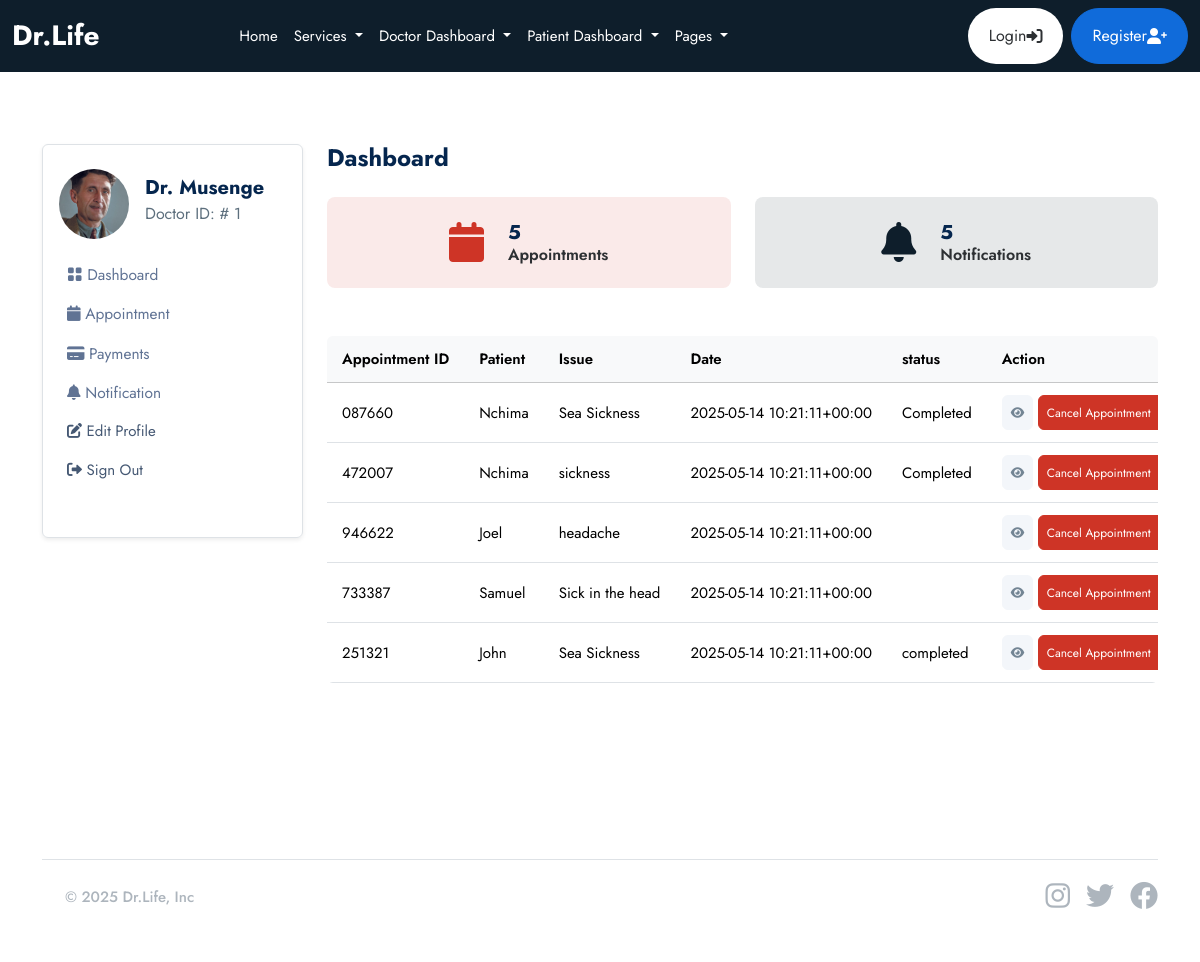
The app's page /doctor/ (signed in), older data.
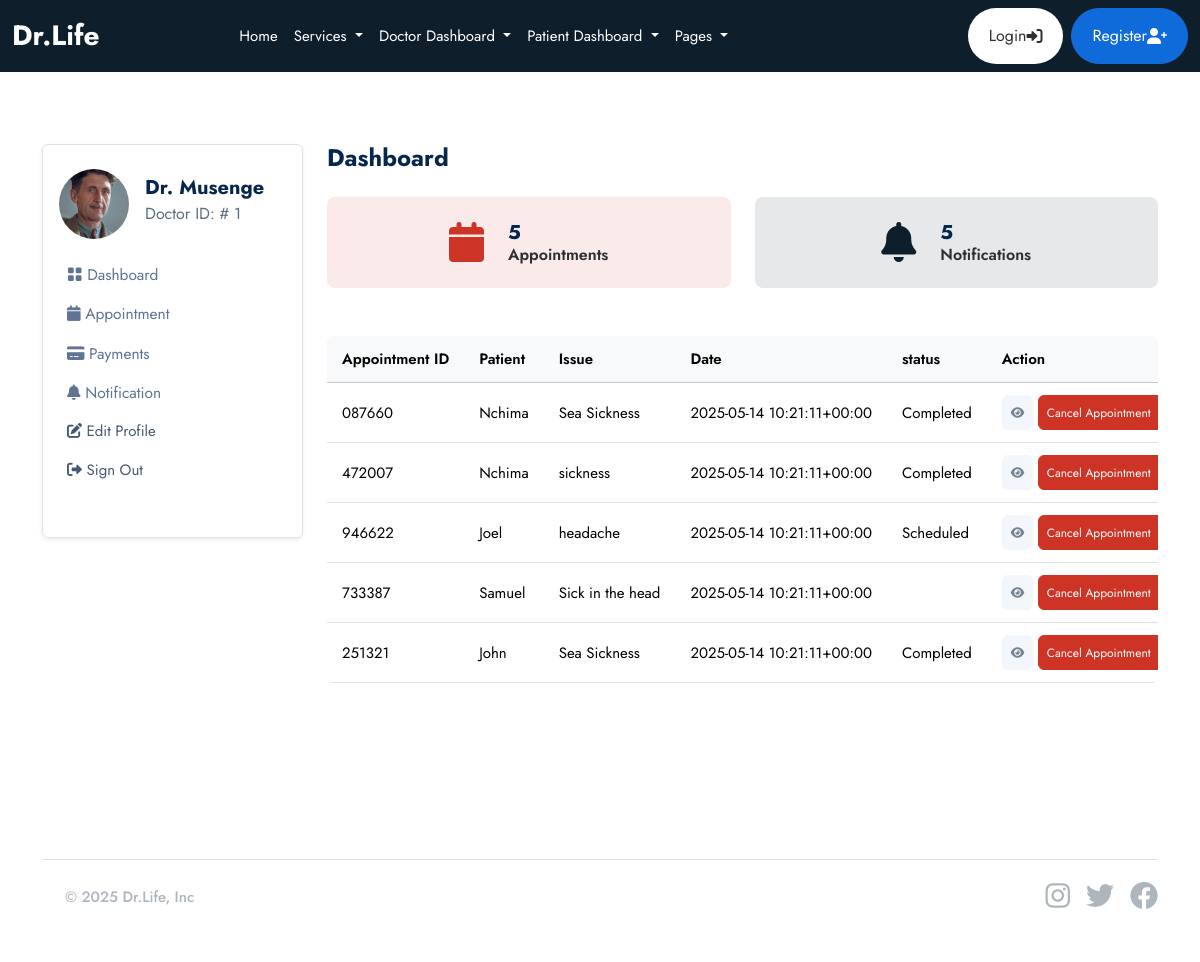
The same page, newer data.
### base/models.py (models this page shows, shortened)
class Appointment(models.Model):
    STATUS = [
        ('Scheduled','Scheduled'),
        ('Completed','Completed'),
        ('Pending','Pending'),
        ('Cancelled','Cancelled'),
    ]
    service = models.ForeignKey(Service, on_delete=models.SET_NULL, null=True, blank=True, related_name='service_app')
    doctor = models.ForeignKey(doctor_models.Doctor, on_delete=models.SET_NULL, null=True, blank=True, related_name='service_app')
    patient = models.ForeignKey(patient_models.Patient, on_delete=models.SET_NULL, null=True, blank=True, related_name='service_app')
    appointment_date = models.TextField(null=True, blank=True)
    issues = models.TextField(blank=True, null=True)
    symptoms = models.TextField(blank=True, null=True)
    appointment_id = ShortUUIDField(length=6, max_length=10, alphabet="1234567890")
    status = models.CharField(max_length=120, choices=STATUS)

### patient/models.py (models this page shows, shortened)
class Patient(models.Model):
    user = models.OneToOneField(userauths_models.User, on_delete=models.CASCADE)
    image = models.ImageField(upload_to="images", null=True, blank=True)
    full_name = models.CharField(max_length=100)
    mobile = models.CharField(max_length=15, null=True, blank=True,)
    email = models.EmailField(max_length=100)
    address = models.CharField(max_length=100, null=True, blank=True)
    gender = models.CharField(max_length=10, choices=GENDER_CHOICES)
    dob = models.CharField(max_length=100, null=True, blank=True)

### doctor/views.py (the view)
# urls.py: path("", views.dashboard, name='dashboard'),
@login_required
def dashboard(request):
    doctor = doctor_models.Doctor.objects.get(user=request.user)
    appointments = base_models.Appointment.objects.filter(doctor=doctor)
    notifications = doctor_models.Notification.objects.filter(doctor=doctor)
    context  = {
        'appointments': appointments,
        'notifications': notifications,
    }
    return render(request, 'doctor/dashboard.html', context)

### templates/doctor/dashboard.html (shortened to what this page needs)
{% extends "partials/base.html" %}
{% block content %}
<section class="pt-5 pb-5">
    <div class="container">
        <div class="row mt-0 mt-md-4">
          {% include 'doctor/sidebar.html' %}
            <div class="col-lg-9 col-md-8 col-12">
                <div class="row mb-4">
                    <h4 class="mb-0 mb-4 fw-bold">Dashboard</h4>
                    <div class="col-sm-6 col-lg-6 mb-3 mb-lg-0">
                        <div class="d-flex justify-content-center align-items-center p-4 bg-danger bg-opacity-10 rounded-3">
                            <span class="display-6 lh-1 text-purple mb-0">
                                <i class="fas fa-calendar text-danger"></i>
                            </span>
                            <div class="ms-4">
                                <div class="d-flex">
                                    <h5 class="mb-0 fw-bold"> {{appointments.count}} </h5>
                                </div>
                                <p class="mb-0 h6 fw-semibold">Appointments</p>
                            </div>
                        </div>
                    </div>
                    <div class="col-sm-6 col-lg-6 mb-3 mb-lg-0">
                        <div class="d-flex justify-content-center align-items-center p-4 bg-dark bg-opacity-10 rounded-3">
                            <span class="display-6 lh-1 text-dark mb-0">
                                <i class="fas fa-bell"></i>
                            </span>
                            <div class="ms-4">
                                <div class="d-flex">
                                    <h5 class="mb-0 fw-bold"> {{notifications.count}} </h5>
                                </div>
                                <p class="mb-0 h6 fw-semibold">Notifications</p>
                            </div>
                        </div>
                    </div>
                </div>
                <div class="card mb-4 mt-5">
                    <div class="table-responsive overflow-y-hidden">
                        <table class="table mb-0 text-nowrap table-hover table-centered text-nowrap">
                            <thead class="table-light">
                                <tr>
                                    <th>Appointment ID</th>
                                    <th>Patient</th>
                                    <th>Issue</th>
                                    <th>Date</th>
                                    <th>status</th>
                                    <th>Action</th>
                                </tr>
                            </thead>
                            <tbody>
                                {% for a in appointments %}
                                    <tr>
                                        <td> {{a.appointment_id}} </td>
                                        <td> {{a.patient.full_name}} </td>
                                        <td> {{a.issues}} </td>
                                        <td> {{a.appointment_date}} </td>
                                        <td> {{a.status}} </td>
                                        <td>
                                            <a href="" class="btn btn-secondary btn-sm"> <i class="fas fa-eye"></i></a>
                                            <a href="" class="btn btn-danger btn-sm">Cancel Appointment </a>
                                        </td>
                                    </tr>
                                {% endfor %}
                            </tbody>
                        </table>
                    </div>
                </div>
            </div>
        </div>
    </div>
</section>
{% endblock content %}

Row changes from the older to the newer data that the page shows:
changed Appointment "headache": status (not shown) → "Scheduled"
changed Appointment "John": status "completed" → "Completed"
